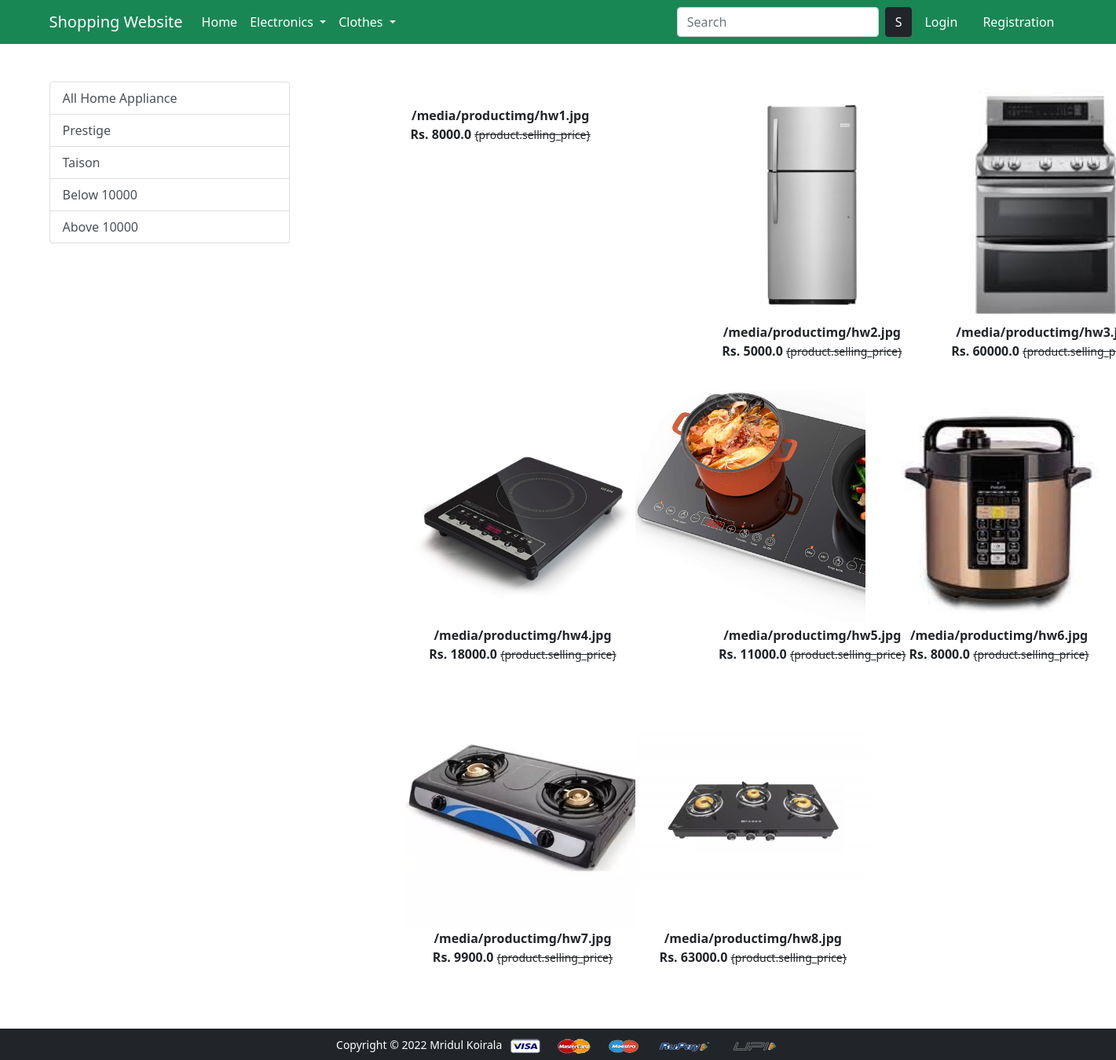
Page /home-appliance/ on the earlier database version.
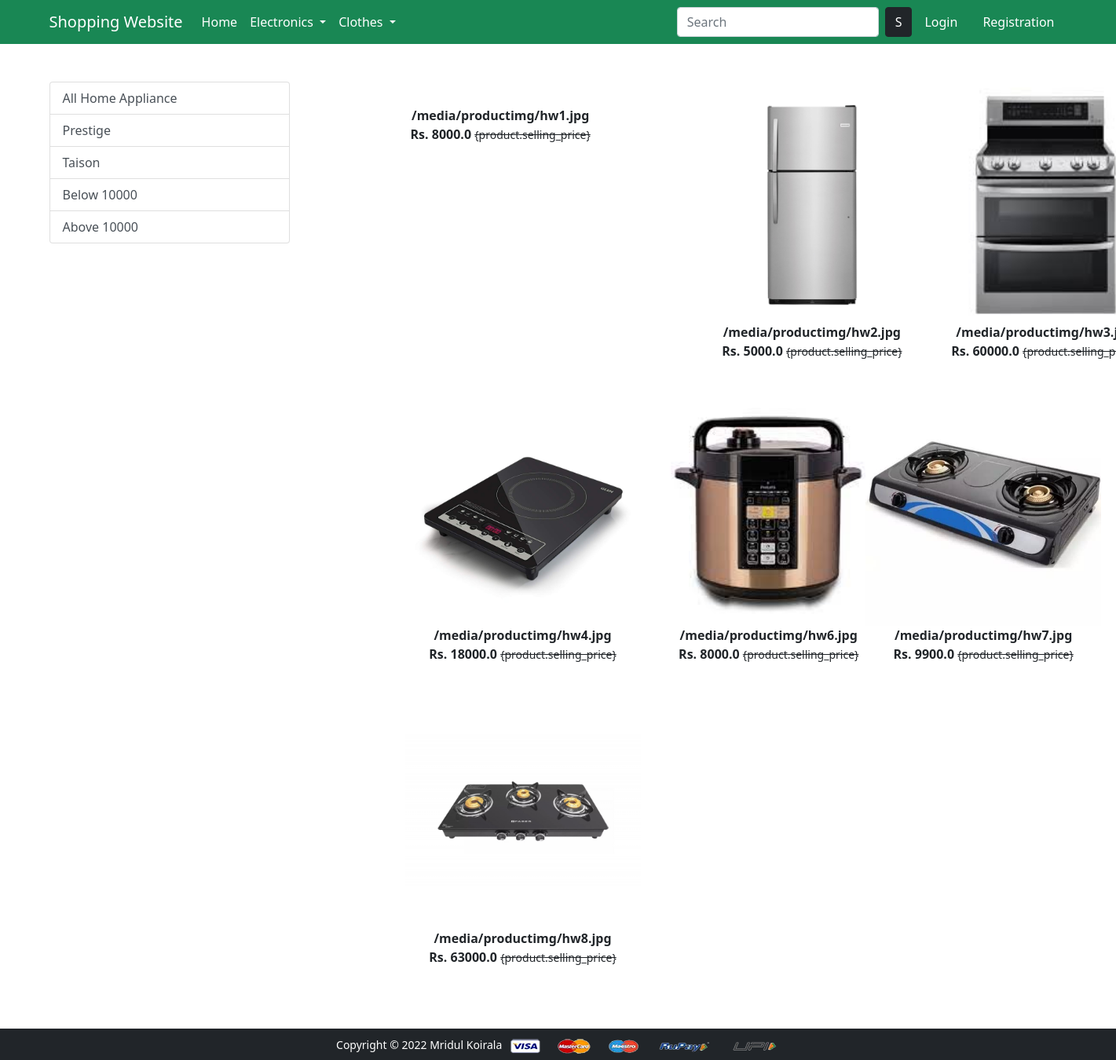
Same page on the later database version.
### app/models.py (models this page shows, shortened)
class Product(models.Model):
    title = models.CharField(max_length=100)
    selling_price = models.FloatField()
    discounted_price = models.FloatField()
    description = models.TextField()
    brand = models.CharField(max_length=100)
    category = models.CharField(choices=CATEGORY_CHOICES, max_length=2)
    product_image = models.ImageField(upload_to='productimg')

### app/views.py (the view)
# urls.py: path('home-appliance/', views.home_appliance, name='home-appliance'),
def home_appliance(request , data=None):
    if data==None:
        homeappliances = Product.objects.filter(category='H')
    elif data =='Prestige' or data=='Taison':
        homeappliances=Product.objects.filter(category='H').filter(brand=data)
    elif data== 'below':
        homeappliances=Product.objects.filter(category='H').filter(discounted_price__lt=10000)
    elif data== 'above':
        homeappliances=Product.objects.filter(category='H').filter(discounted_price__gt=10000)
    return render(request, 'app/homeappliance.html', {'homeappliances':homeappliances})

### app/templates/app/homeappliance.html (shortened to what this page needs)
{% extends 'app/base.html' %}
{% load static %}
{% block main-content %}
<div class="container my-5">
 <div class="row">
  <div class="col-sm-3">
      <div class="list-group">
          <a href="{% url 'home-appliance' %}" class="list-group-item list-group-item-action" aria-current="true">All Home Appliance</a>
          <a href="{% url 'home-appliancedata' 'Prestige' %}" class="list-group-item list-group-item-action" aria-current="true">Prestige</a>
          <a href="{% url 'home-appliancedata' 'Taison' %}" class="list-group-item list-group-item-action">Taison</a>
          <a href="{% url 'home-appliancedata' 'below' %}" class="list-group-item list-group-item-action">Below 10000</a>
          <a href="{% url 'home-appliancedata' 'above' %}" class="list-group-item list-group-item-action">Above 10000</a>
      </div>
  </div>
  <div class="col-sm-8 offset-sm-1">
   <div class="row">
        {% for product in homeappliances %}
        <div class="col-sm-4 text-center mb-4">
            <a href="{% url 'product-detail' product.id %}"
            class="btn">
        <div class="item">
            <img src="{{product.product_image.url}}" alt="" height="300" class="">
            <div class="fw-bold">{{product.product_image.url}}</div>
            <div class="fw-bold">Rs. {{product.discounted_price}}
                <small class="fw-light text-decoration-line-through">{product.selling_price}</small></div>
        </div>
        </a>
        </div>
        {% endfor %}
    </div>
   </div>
 </div>
</div>
{% endblock main-content %}

Differences in the rows shown:
removed Product: product_image (picture), product_image "/media/productimg/hw5.jpg", discounted_price "11000.0"
